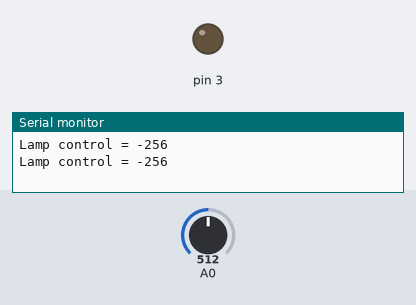
This sketch was run on a simulated Arduino Uno, built with avr-gcc and run on an emulated ATmega328P. Shown: output pins drawn as LEDs (lit = HIGH), the last lines printed to the serial monitor. The inputs (shaded band) are chosen by the test bench; at power-on: A0 = 512.

Above: at 1.8 s.
1.9 s: A0 set to 513
At 2.5 s:
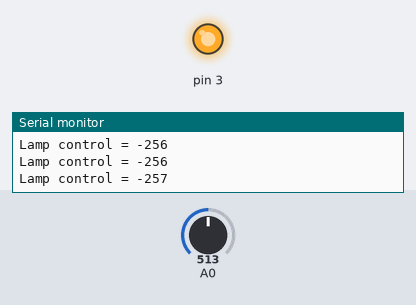
3.5 s: A0 set to 306
At 5.2 s:
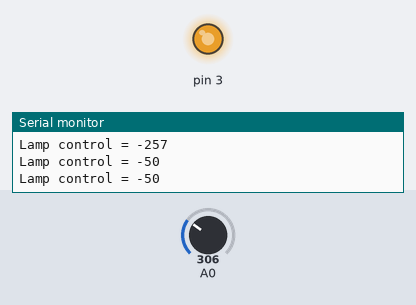
5.5 s: A0 set to 271
At 6.9 s:
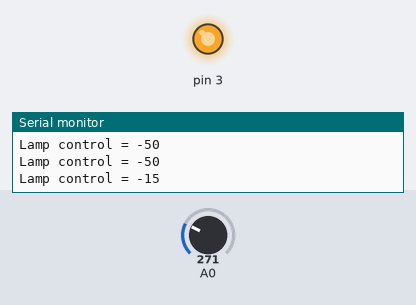
7.5 s: A0 set to 256
At 8.4 s:
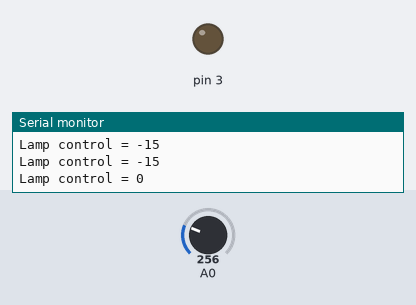
9.5 s: A0 set to 122
At 11.1 s:
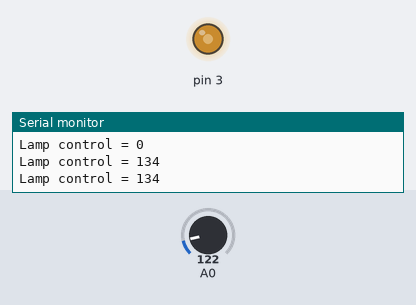
11.5 s: A0 set to 0
At 12.7 s:
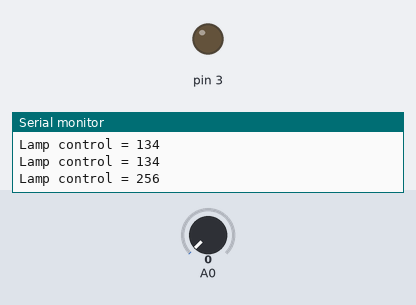
Timing chart, 0 to 14.5 s (numbered marks = the images above; inputs shaded):
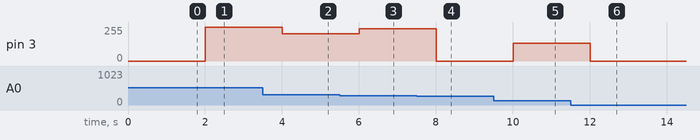

Measured:
- the behaviour switches between 512 and 513 on A0 (found by bisection; images 0 and 1)
- the behaviour switches between 257 and 256 on A0 (found by bisection; images 3 and 4)
- after the input at 1.9 s, pin 3: 0/255 → 255/255 after 0.10 s
- after the input at 3.5 s, pin 3: 255/255 → 206/255 after 0.50 s
- after the input at 5.5 s, pin 3: 206/255 → 241/255 after 0.50 s
- after the input at 7.5 s, pin 3: 241/255 → 0/255 after 0.50 s
- after the input at 9.5 s, pin 3: 0/255 → 134/255 after 0.50 s
- after the input at 11.5 s, pin 3: 134/255 → 0/255 after 0.51 s

The sketch:

hw_6_street_lamp1.ino
```cpp
//14051012 도진우
void setup()
{
  pinMode(3,OUTPUT);
  pinMode(A0,INPUT);
  Serial.begin(9600);
}
int change_num(int number){
  int temp = 255;
  return temp - number;
}
void loop()
{
  int DAC_val = analogRead(A0);
  int pwm_val = DAC_val -1; // pwm 값(0~255) 맞춰서 저장
  pwm_val = change_num(pwm_val); // 값 뒤집기
  Serial.println(String("Lamp control = ")+pwm_val);
  analogWrite(3,pwm_val);
  delay(1000);
}
```
